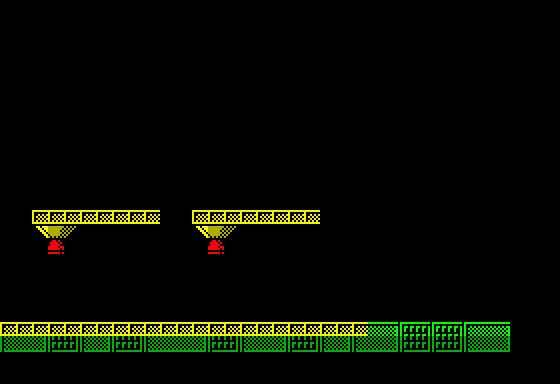

This is a level from a 2D game, rendered from its Tiled map with the project's own tilesets. A one-line summary and the complete map file follow:
An orthogonal 35x24 tile map with 16x16 px tiles, 1 tile layer (Collision), 3 tilesets, 1 image layer and 4 objects (vitorc, double_launcher, incubator, ship).

<map version="1.0" orientation="orthogonal" width="35" height="24" tilewidth="16" tileheight="16">
 <properties>
  <property name="background_color" value="#000000" />
  <property name="zoneNumber" value="028" />
  <property name="zoneSource" value="rusarh/exolon-esl asm/data_zone_data.asm" />
  <property name="nextLevel" value="L02S05" />
 </properties>
 <tileset firstgid="1" name="tiles" tilewidth="16" tileheight="16">
  <image source="tiles.png" width="240" height="512" />
 </tileset>
 <tileset firstgid="481" name="rocks" tilewidth="16" tileheight="16">
  <image source="rocks.png" width="512" height="48" />
 </tileset>
 <tileset firstgid="577" name="generated_terrain" tilewidth="16" tileheight="16">
  <image source="generated_terrain.png" width="256" height="16" />
 </tileset>
 <imagelayer name="Original Static Scenery">
  <image source="zone_028_original.png" width="512" height="384" />
 </imagelayer>
 <layer name="Collision" width="35" height="24">
  <data encoding="csv">0,0,0,0,0,0,0,0,0,0,0,0,0,0,0,0,0,0,0,0,0,0,0,0,0,0,0,0,0,0,0,0,0,0,0,
0,0,0,0,0,0,0,0,0,0,0,0,0,0,0,0,0,0,0,0,0,0,0,0,0,0,0,0,0,0,0,0,0,0,0,
0,0,0,0,0,0,0,0,0,0,0,0,0,0,0,0,0,0,0,0,0,0,0,0,0,0,0,0,0,0,0,0,0,0,0,
0,0,0,0,0,0,0,0,0,0,0,0,0,0,0,0,0,0,0,0,0,0,0,0,0,0,0,0,0,0,0,0,0,0,0,
0,0,0,0,0,0,0,0,0,0,0,0,0,0,0,0,0,0,0,0,0,0,0,0,0,0,0,0,0,0,0,0,0,0,0,
0,0,0,0,0,0,0,0,0,0,0,0,0,0,0,0,0,0,0,0,0,0,0,0,0,0,0,0,0,0,0,0,0,0,0,
0,0,0,0,0,0,0,0,0,0,0,0,0,0,0,0,0,0,0,0,0,0,0,0,0,0,0,0,0,0,0,0,0,0,0,
0,0,0,0,0,0,0,0,0,0,0,0,0,0,0,0,0,0,0,0,0,0,0,0,0,0,0,0,0,0,0,0,0,0,0,
0,0,0,0,0,0,0,0,0,0,0,0,0,0,0,0,0,0,0,0,0,0,0,0,0,0,0,0,0,0,0,0,0,0,0,
0,0,0,0,0,0,0,0,0,0,0,0,0,0,0,0,0,0,0,0,0,0,0,0,0,0,0,0,0,0,0,0,0,0,0,
0,0,0,0,0,0,0,0,0,0,0,0,0,0,0,0,0,0,0,0,0,0,0,0,0,0,0,0,0,0,0,0,0,0,0,
0,0,0,0,0,0,0,0,0,0,0,0,0,0,0,0,0,0,0,0,0,0,0,0,0,0,0,0,0,0,0,0,0,0,0,
0,0,0,0,0,0,0,0,0,0,0,0,0,0,0,0,0,0,0,0,0,0,0,0,0,0,0,0,0,0,0,0,0,0,0,
0,0,1,1,1,1,1,1,1,1,0,0,1,1,1,1,1,1,1,1,0,0,0,0,0,0,0,0,0,0,0,0,0,0,0,
0,0,0,0,0,0,0,0,0,0,0,0,0,0,0,0,0,0,0,0,0,0,0,0,0,0,0,0,0,0,0,0,0,0,0,
0,0,0,0,0,0,0,0,0,0,0,0,0,0,0,0,0,0,0,0,0,0,0,0,0,0,0,0,0,0,0,0,0,0,0,
0,0,0,0,0,0,0,0,0,0,0,0,0,0,0,0,0,0,0,0,0,0,0,0,0,0,0,0,0,0,0,0,0,0,0,
0,0,0,0,0,0,0,0,0,0,0,0,0,0,0,0,0,0,0,0,0,0,0,0,0,0,0,0,0,0,0,0,0,0,0,
0,0,0,0,0,0,0,0,0,0,0,0,0,0,0,0,0,0,0,0,0,0,0,0,0,0,0,0,0,0,0,0,0,0,0,
0,0,0,0,0,0,0,0,0,0,0,0,0,0,0,0,0,0,0,0,0,0,0,0,0,0,0,0,0,0,0,0,0,0,0,
1,1,1,1,1,1,1,1,1,1,1,1,1,1,1,1,1,1,1,1,1,1,1,0,0,0,0,0,0,0,0,0,0,0,0,
0,0,0,0,0,0,0,0,0,0,0,0,0,0,0,0,0,0,0,0,0,0,0,0,0,0,0,0,0,0,0,0,0,0,0,
0,0,0,0,0,0,0,0,0,0,0,0,0,0,0,0,0,0,0,0,0,0,0,0,0,0,0,0,0,0,0,0,0,0,0,
0,0,0,0,0,0,0,0,0,0,0,0,0,0,0,0,0,0,0,0,0,0,0,0,0,0,0,0,0,0,0,0,0,0,0</data>
 </layer>
 <objectgroup name="Objects">
  <object id="1" name="vitorc" x="0" y="320" />
  <object id="2" name="double_launcher" x="256" y="320" width="64" height="48">
   <properties>
    <property name="sourceBlock" value="blk_double_barrel" />
   </properties>
  </object>
  <object id="3" name="incubator" x="432" y="320" width="64" height="96">
   <properties>
    <property name="sourceBlock" value="blk_birthpod" />
   </properties>
  </object>
  <object id="4" name="ship" x="144" y="160" width="176" height="128">
   <properties>
    <property name="sourceBlock" value="blk_ship" />
   </properties>
  </object>
 </objectgroup>
</map>
